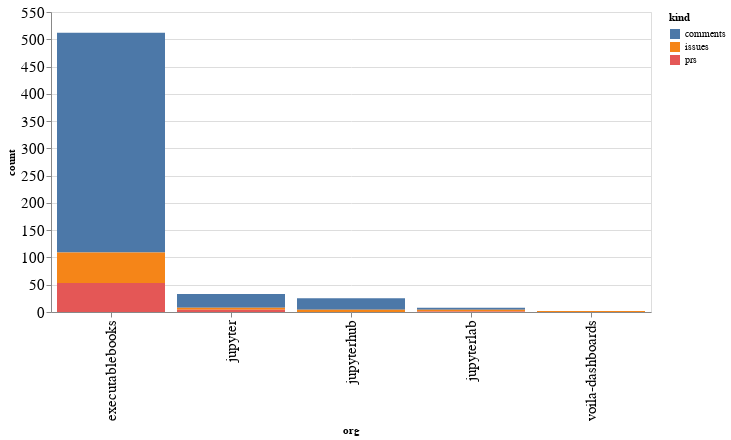

The notebook cell saved with this chart:
### Code cell
alt.Chart(org_summaries, width=600).mark_bar().encode(
    x='org',
    y='count',
    color='kind',
    tooltip="org"
)

### Figure 1 — Vega-Lite specification as saved in the notebook (floating-point values rounded to 4 significant figures)
{"config": {"axisLeft": {"labelFontSize": 15}, "axisBottom": {"labelFontSize": 15}}, "data": {"name": "data-2b8301c4d010d4709a016c3def71f42f"}, "mark": "bar", "encoding": {"color": {"type": "nominal", "field": "kind"}, "tooltip": {"type": "nominal", "field": "org"}, "x": {"type": "nominal", "field": "org"}, "y": {"type": "quantitative", "field": "count"}}, "width": 600, "$schema": "https://vega.github.io/schema/vega-lite/v4.8.1.json", "datasets": {"data-2b8301c4d010d4709a016c3def71f42f": [{"org": "executablebooks", "kind": "comments", "count": 403}, {"org": "executablebooks", "kind": "issues", "count": 56}, {"org": "executablebooks", "kind": "prs", "count": 53}, {"org": "jupyter", "kind": "comments", "count": 25}, {"org": "jupyter", "kind": "issues", "count": 4}, {"org": "jupyter", "kind": "prs", "count": 4}, {"org": "jupyterhub", "kind": "comments", "count": 21}, {"org": "jupyterhub", "kind": "issues", "count": 4}, {"org": "jupyterlab", "kind": "comments", "count": 4}, {"org": "jupyterlab", "kind": "issues", "count": 3}, {"org": "jupyterlab", "kind": "prs", "count": 1}, {"org": "voila-dashboards", "kind": "issues", "count": 2}]}}
